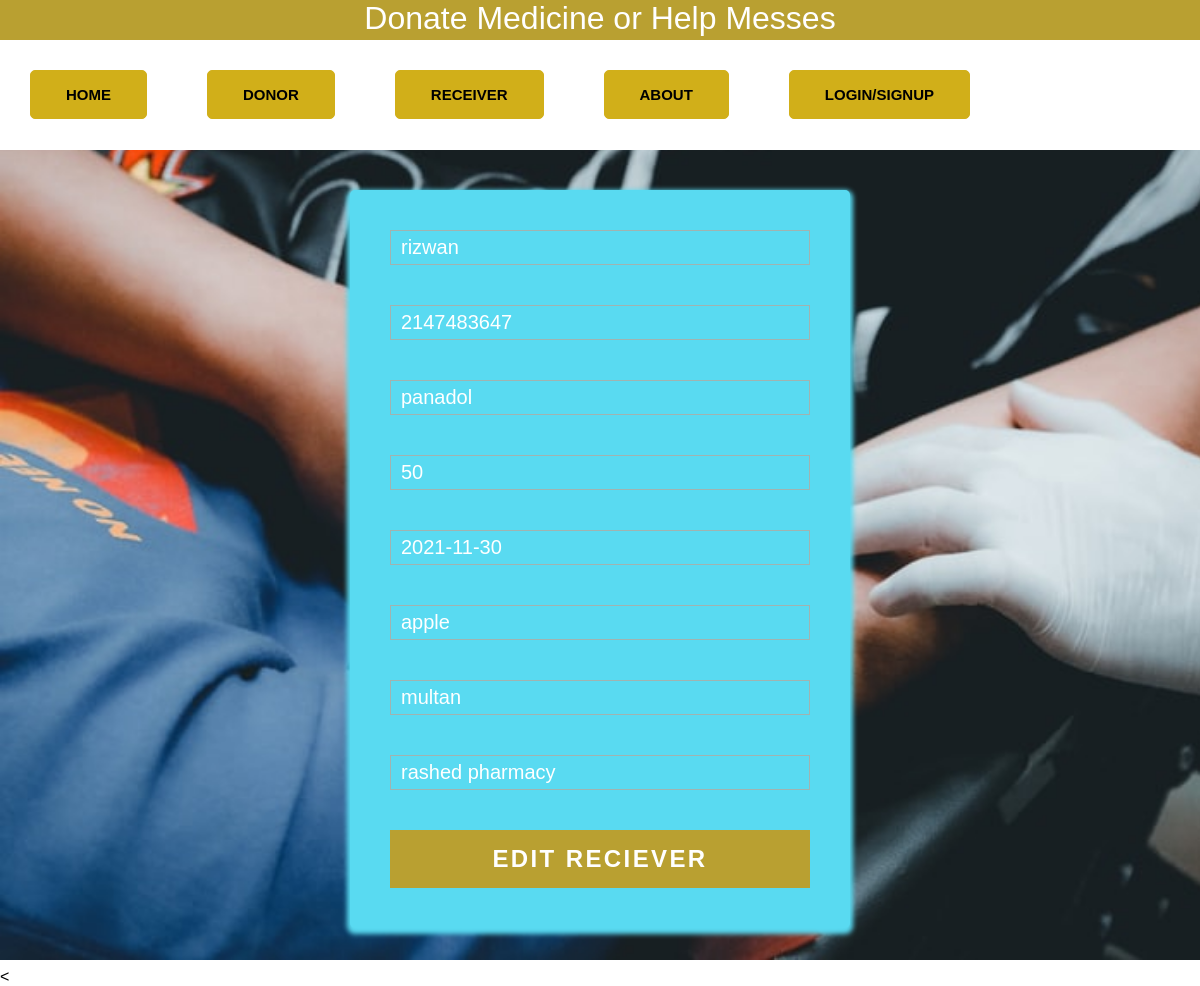
Page /edit_reciever.php?id=10 on the committed database.
### tables this page shows
CREATE TABLE `reciever` (
  `re_id` int(11) NOT NULL,
  `re_reciever` varchar(250) DEFAULT NULL,
  `re_number` int(11) DEFAULT NULL,
  `re_medicine` varchar(250) DEFAULT NULL,
  `re_date` date DEFAULT NULL,
  `re_manufacturer` varchar(250) DEFAULT NULL,
  `re_quantity` int(11) DEFAULT NULL,
  `re_city` varchar(250) DEFAULT NULL,
  `re_pharmacy` varchar(250) DEFAULT NULL
);

### edit_reciever.php (the view, shortened to what this page needs)
<?php
include('dbcon.php');
if (isset($_GET["id"]) && $_GET["id"] != "" ) {
    $id = intval($_GET["id"]);
    $sql = "Select * from reciever Where re_id = $id";
    $result = $connection -> query($sql);
    if ($result-> num_rows > 0) {
        while ($row = $result -> fetch_assoc()) {
            $reciever=$row['re_reciever'];
            $number=$row['re_number'];
            $medicine=$row['re_medicine'];
            $date=$row['re_date'];
            $company=$row['re_manufacturer'];
            $qty=$row['re_quantity'];
            $city=$row['re_city'];
            $pharmasy=$row['re_pharmacy'];
        }
    }else {
        echo "No Recrd Found".$connection->error;
    }
}else {
    die("No valid user ID found");
}
?>
<!DOCTYPE html>
<html lang="en">
<head>
    <link rel="stylesheet" href="samra_anwar.css">
</head>
<body>
<div class="Donor_bg">
    <div id="container">
        <div id="header">
            <h1>Donate Medicine or Help Messes </h1>
        </div>
        <div id="nav">
            <ul>
                <li> <a href="dashboard.php"><b>Home</b></a></li>
                <li> <a href="donor.php"><b>Donor</b> </a></li>
                <li><a href="receive.php"><b>Receiver</b> </a></li>
                <li><a href="about.php"> <b>About</b> </a></li>
                <li> <a href="signup.php"><b>login/signup</b> </a></li>
            </ul>
        </div>
    </div>
    <div class="form">
        <form action="update_reciever.php" method="post">
            <div class="field-wrap">
                <input type="text" name="reciever" value="<?php echo $reciever; ?>" placeholder="name of reciever">
            </div>
            <div class="field-wrap">
                <input type="" name="number" value="<?php echo $number; ?>"  placeholder="number of medicine">
            </div>
            <div class="field-wrap">
                <input type="text" name="medicine" value="<?php echo $medicine; ?>" placeholder="">
            </div>
            <div class="field-wrap">
                <input type="text" value="<?php echo $qty; ?>" name="quantity" placeholder="">
            </div>
            <div class="field-wrap">
                <input type="text" name="date" value="<?php echo $date; ?>" placeholder="">
            </div>
            <div class="field-wrap">
                <input type="text" name="company" value="<?php echo $company; ?>" placeholder="">
            </div>
            <div class="field-wrap">
                <input type="text" name="city" value="<?php echo $city; ?>" placeholder="">
            </div>
            <div class="field-wrap">
                <input type="text" name="pharmasy" value="<?php echo $pharmasy; ?>" placeholder="">
            </div>
            <button type="submit" class="button button-block" name="submit" />Edit Reciever</button>
        </form>
    </div><
</div>
</body>
</html>

### samra_anwar.css (style rules this page uses)
* { margin: 0px; padding: 0px; box-sizing: border-box; font-family: 'Franklin Gothic Medium', 'Arial Narrow', Arial, sans-serif; }
#container { background-color: white; height: 150px; width: 100%; }
#header { background-color:rgb(185, 160, 49); width: 100%; height: 40px; color: white; text-align: right; }
#nav { background-color: rgb(255, 255, 255); width: 100%; }
#nav ul { display: flex; }
#nav ul li { list-style: none; margin: 30px; padding: 0px 20px 0px 20px; border: 1px solid rgb(209, 175, 25); background-color: rgb(209, 175, 25); transition: all 0.4s; border-radius: 5px; cursor: pointer; }
#nav ul li a { text-decoration: none; text-transform: uppercase; text-align: center; font-size: 15px; color: black; }
#about3 p,ul li { margin: 30px; margin-top: 0px; }
.f1 h2 ,h1 ,p,a { margin-top: 0px; }
.Donor_bg { background-image: url(a.jpg) ; background-repeat: no-repeat; background-size: cover; height: 100vh; width: 100%; }
a { text-decoration:none; color:rgb(185, 160, 49);; transition:.5s ease; }
.form { background:#59daf1; padding: 40px; max-width:500px; margin:40px auto; border-radius:5px; box-shadow:0px 3px 5px 3px #59daf1; }
li a { display:block; text-decoration:none; padding:15px; background:rgba(#a0b3b0,.25); color:black; font-size:20px; float:left; width:50%; text-align:center; cursor:pointer; transition:.5s ease; }
h1 { text-align:center; color:#ffffff; font-weight:300; margin:0 0 40px; }
input, textarea { font-size:20px; display:block; width:100%; height:100%; padding:5px 10px; background:none; background-image:none; border:1px solid #a0b3b0; color:#ffffff; border-radius:0; transition:border-color .25s ease, box-shadow .25s ease; }
.field-wrap { position:relative; margin-bottom:40px; }
.button { border:0; outline:none; border-radius:0; padding:15px 0; font-size:1.5rem; font-weight:600; text-transform:uppercase; letter-spacing:.1em; background:rgb(185, 160, 49); color:#ffffff; transition:all.5s ease; -webkit-appearance: none; }
.button-block { display:block; width:100%; }

### edit_reciever.php (style rules this page uses)
.Donor_bg { height: 120vh; }

### rows in the picture
reciever: reciever "rizwan", number "2147483647", medicine "panadol", quantity "50", date "2021-11-30", company "apple", city "multan", pharmasy "rashed pharmacy"
